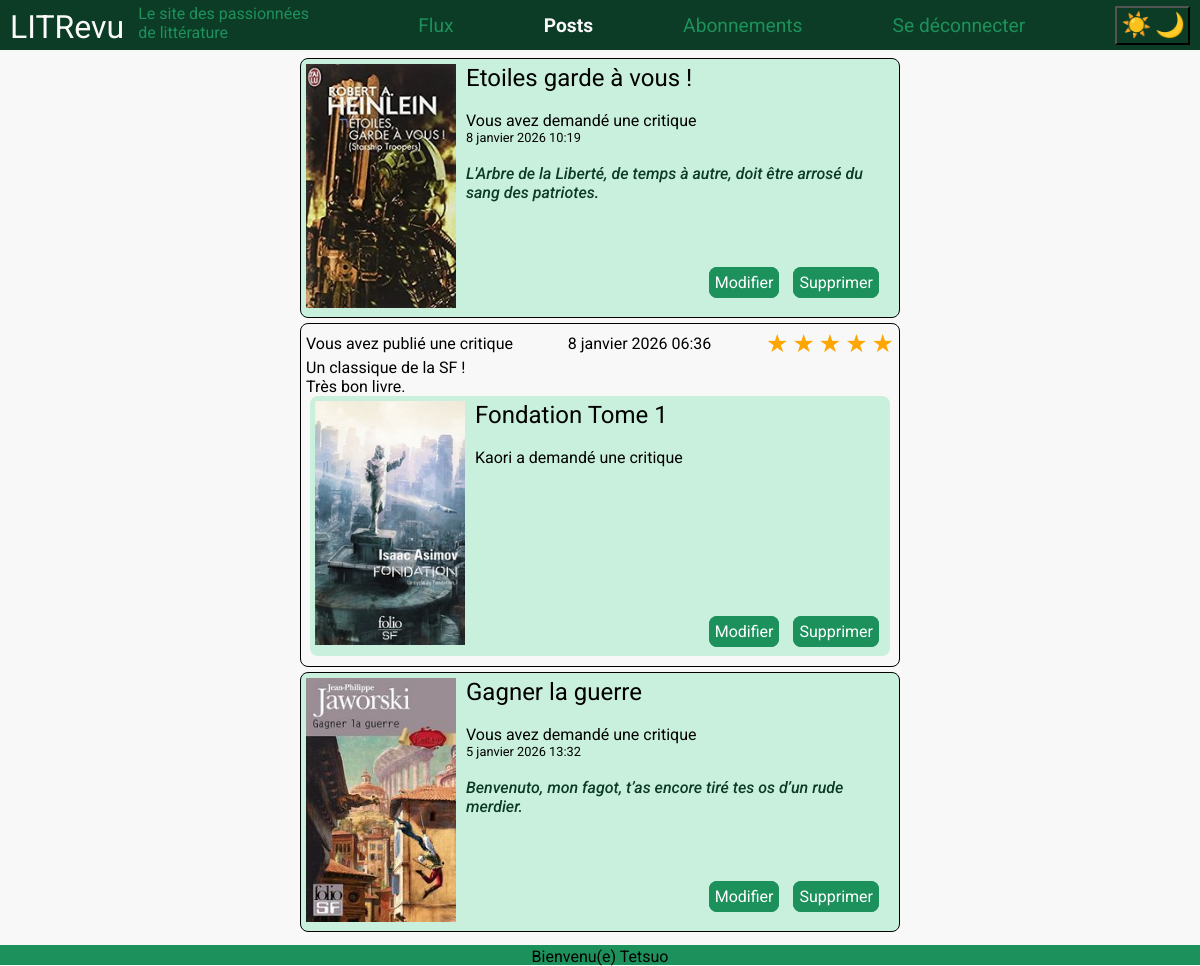
Page /posts/ (signed in) on the committed database.
### review/models.py (models this page shows)
class Ticket(models.Model):
    title = models.CharField(max_length=128)
    description = models.CharField(max_length=2048, blank=True)
    user = models.ForeignKey(settings.AUTH_USER_MODEL, on_delete=models.CASCADE)
    image = models.ImageField(null=True, blank=True)
    time_created = models.DateTimeField(auto_now_add=True)

class Review(models.Model):
    RATING_CHOICES = [
        (0, "★"),
        (1, "★"),
        (2, "★"),
        (3, "★"),
        (4, "★"),
        (5, "★")
    ]
    ticket = models.ForeignKey(Ticket, on_delete=models.CASCADE)
    rating = models.PositiveSmallIntegerField(
        validators=[MinValueValidator(0), MaxValueValidator(5)],
        choices=RATING_CHOICES
    )
    user = models.ForeignKey(settings.AUTH_USER_MODEL, on_delete=models.CASCADE)
    headline = models.CharField(max_length=128)
    body = models.CharField(max_length=8192, blank=True)
    time_created = models.DateTimeField(auto_now_add=True)

### authentication/models.py (models this page shows)
class User(AbstractUser):
    CREATOR = 'CREATOR'
    SUBSCRIBER = 'SUBSCRIBER'
    ROLE_CHOICES = (
        (CREATOR, 'Créateur'),
        (SUBSCRIBER, 'Abonné'),
    )
    profile_photo = models.ImageField(verbose_name='Photo de profil')
    role = models.CharField(max_length=30, choices=ROLE_CHOICES, verbose_name='Rôle')
    follows = models.ManyToManyField(
        'self',
        through='UserFollows',
        symmetrical=False,
        related_name='followers'
    )

### review/views.py (the view)
# urls.py: path("posts/", review.views.posts, name="posts"),
@login_required
def posts(request):
    tickets = Ticket.objects.filter(user=request.user)
    tickets = tickets.annotate(content_type=Value("TICKET", CharField()))
    tickets = tickets.annotate(view=Value("POSTS", CharField()))
    reviews = Review.objects.filter(user=request.user)
    reviews = reviews.annotate(view=Value("POSTS", CharField()))
    tickets_and_reviews = sorted(
        chain(tickets, reviews),
        key=lambda instance: instance.time_created,
        reverse=True,
    )
    return render(request, "review/posts.html", context={"posts": tickets_and_reviews})

### review/templatetags/review_extras.py (called while the page is built)
@register.simple_tag(takes_context=True)
def get_poster_display(context, user):
    if user == context['user']:
        return "Vous avez"
    return f"{user.username} a"

### review/templates/review/posts.html
{% extends 'base.html' %}
{% block content %}
{% for post in posts %}
    {% if post.content_type == 'TICKET' %}
            {% include 'review/partials/ticket_snippet.html' with ticket=post%}
    {% else %}
        {% include 'review/partials/review_snippet.html' with review=post%}
    {% endif %}
{% endfor %}
{% endblock content %}

### templates/base.html (shortened to what this page needs)
{% load static %}
<html data-theme="light">
    <head>
        <link rel="stylesheet" href="{% static 'css/app.css' %}">
    </head>
    <body>
        <header class="header" id="menu">
            <div>
                <p class="header__p header__p--medium">LITRevu</p>
                <p class="header__p header__p--small">Le site des passionnées de littérature</p>
            </div>
            {% if user.is_authenticated %}
                <a href="{% url 'flux' %}" class="header__a">Flux</a>
                <a href="{% url 'posts' %}" class="header__a">Posts</a>
                <a href="{% url 'abonnements' %}" class="header__a">Abonnements</a>
                <a href="{% url 'logout' %}" class="header__a">Se déconnecter</a>
            {% endif %}
            <button id="theme_toggle">
                <span class="icon_sun">☀️</span>
                <span class="icon_moon">🌙</span>
            </button>
        </header>
        <main>
            {% block content %}{% endblock content %}
        </main>
        <footer>
            {% if user.is_authenticated %}
                Bienvenu(e) {{ request.user }}
            {% endif %}
        </footer>
    </body>
</html>

### review/templates/review/partials/ticket_snippet.html (shortened to what this page needs)
{% load review_extras %}
{% if ticket.content_type == 'TICKET' %}
    <div class="ticket ticket--border">
{% else%}
    <div class="ticket ticket--background">
{% endif %}
    <div class="ticket_containeur">
        <div>
            {% if ticket.image %}
                <img src="{{ ticket.image.url }}">
            {% else %}
                <img src="{{ MEDIA_URL }}livre_defaut.jpg">
            {% endif %}
        </div>
        <div class="ticket_containeur__detail">
            <p class="ticket_containeur__div_title">{{ ticket.title }}</p>
            <br>
            <p>{% get_poster_display ticket.user %} demandé une critique</p>
            {% if ticket.content_type == 'TICKET' %}
                <p class="ticket_containeur__date">{{ ticket.time_created }}</p>
            {% endif %}
            {% if ticket.content_type == 'TICKET' %}
                <br>
                <p class="ticket_containeur__description">{{ ticket.description }}</p>
            {% endif %}
        </div>
    </div>
    <div class="ticket_action">
        {% if ticket.view == 'POSTS' %}
            <br>
            <a href="{% url 'ticket_update' ticket.id %}" class="linkbutton linkbutton--medium">Modifier</a>
            <a href="{% url 'ticket_delete' ticket.id %}" class="linkbutton linkbutton--medium">Supprimer</a>
        {% endif %}
    </div>
</div>

### review/templates/review/partials/review_snippet.html
{% load review_extras %}
<div class="review">
    <div class="review__container">
        <div>{% get_poster_display review.user %} publié une critique</div>
        <div>{{ review.time_created }}</div>
        <div class="review__star_container">
            <span class="{% if review.rating >= 1 %}filled{% endif %}">★</span>
            <span class="{% if review.rating >= 2 %}filled{% endif %}">★</span>
            <span class="{% if review.rating >= 3 %}filled{% endif %}">★</span>
            <span class="{% if review.rating >= 4 %}filled{% endif %}">★</span>
            <span class="{% if review.rating >= 5 %}filled{% endif %}">★</span>
        </div>
    </div>
    <p class=".review__star_container_headlin">{{ review.headline }}</p>
    <p class="review_c04">{{ review.body}}</p>
    {% include 'review/partials/ticket_snippet.html' with ticket=review.ticket %}
    <div class="ticket_action">
        {% if review.view == 'POSTS' %}
            <br>
            <a href="{% url 'review_update' review.id %}" class="linkbutton linkbutton--medium">Modifier</a>
            <a href="{% url 'review_delete' review.id %}" class="linkbutton linkbutton--medium">Supprimer</a>
        {% endif %}
    </div>
</div>

### static/css/app.css (style rules this page uses)
:root { --width_desktop: 837px; --green_dark: #0c3c26; --green_medium: #1d915c; --green_ligth: #C9F0DD; --gray_light: #f8f8f8; --pink: #6a0e0e; --light: #fafafa; --dark: #000000; }
#theme_toggle { background-color: var(--green_dark); padding-left: 4px; padding-right: 3px; padding-top: 3px; padding-bottom: 4px; }
.icon_sun { font-size: 1.5rem; background-color: var(--green_dark); }
.icon_moon { font-size: 1.5rem; background-color: var(--green_dark); }
* { box-sizing: border-box; margin: 0; padding: 0; }
body { display: flex; flex-direction: column; font-family: "Roboto", sans-serif; margin: 0px; min-height: 100dvh; }
.header { position: sticky; top: 0; background-color: var(--green_dark); height: 50px; display: flex; justify-content: space-between; align-items: center; padding-left: 10px; padding-right: 10px; z-index: 1000; }
.header__p { display: inline-block; margin-right: 10px; }
.header__p--medium { color: var(--light); font-size: 2rem; }
.header__p--small { color: var(--green_medium); font-size: 1rem; width: 180px; }
.header__a--no_activate { color: var(--green_medium); font-size: 1.2rem; text-decoration: none; }
.header__a--activate { color: var(--light); font-size: 1.2rem; text-decoration: none; font-weight: 700; }
main { flex: 1; padding: 0.5rem; background-color: var(--gray_light); }
footer { background-color: var(--green_medium); padding: 0.1rem; text-align: center; position: sticky; bottom: 0; height: 20px; }
.linkbutton { padding: 5px; border: 1px solid black; border-radius: 8px; text-decoration: none; cursor: pointer; margin: 5px; }
.linkbutton--medium { border-color: var(--green_medium); background-color: var(--green_medium); color: white; }
.ticket { padding: 5px; width: fit-content; height: 260px; margin: auto; margin-bottom: 5px; position: relative; }
.ticket--border { border: 1px solid black; border-radius: 8px; width: 600px; background-color: var(--green_ligth); }
.ticket--background { background-color: var(--green_ligth); border-radius: 8px; width: 580px; }
.ticket_containeur { display: flex; flex-direction: row; }
.ticket_containeur img { width: 150px; height: 244px; object-fit: cover; }
.ticket_containeur__detail { padding-left: 10px; padding-right: 10px; }
.ticket_containeur__div_title { font-size: 1.5rem; }
.ticket_action { font-size: 1rem; position: absolute; bottom: 0; right: 0; margin-bottom: 25px; margin-right: 15px; }
.ticket_containeur__description { font-size: 1rem; font-style: italic; color: var(--green_dark); font-weight: 500; }
.ticket_containeur__date { font-size: 0.8rem; }
.review { padding: 5px; width: fit-content; width: 600px; height: 260px; margin: auto; margin-bottom: 5px; position: relative; border: 1px solid black; border-radius: 8px; height: fit-content; }
.review__container { display: flex; justify-content: space-between; align-items: center; }
.review__star_container { display: inline-block; }
.review__star_container span { color: #ccc; font-size: 25px; }
.review__star_container .filled { color: orange; }

### rows in the picture
Ticket: image (picture), title "Etoiles garde à vous !", user "Vous avez", time_created "8 janvier 2026 10:19", description "L'Arbre de la Liberté, de temps à autre, doit être arrosé du sang des patriotes.", shows "Modifier"
Review: user "Vous avez", time_created "8 janvier 2026 06:36", headline "Un classique de la SF !", body "Très bon livre.", image (picture), shows "Modifier"
Ticket: title "Fondation Tome 1", user.username "Kaori a"
Ticket: image (picture), title "Gagner la guerre", user "Vous avez", time_created "5 janvier 2026 13:32", description "Benvenuto, mon fagot, t’as encore tiré tes os d’un rude merdier.", shows "Modifier"
User: user "Tetsuo"
